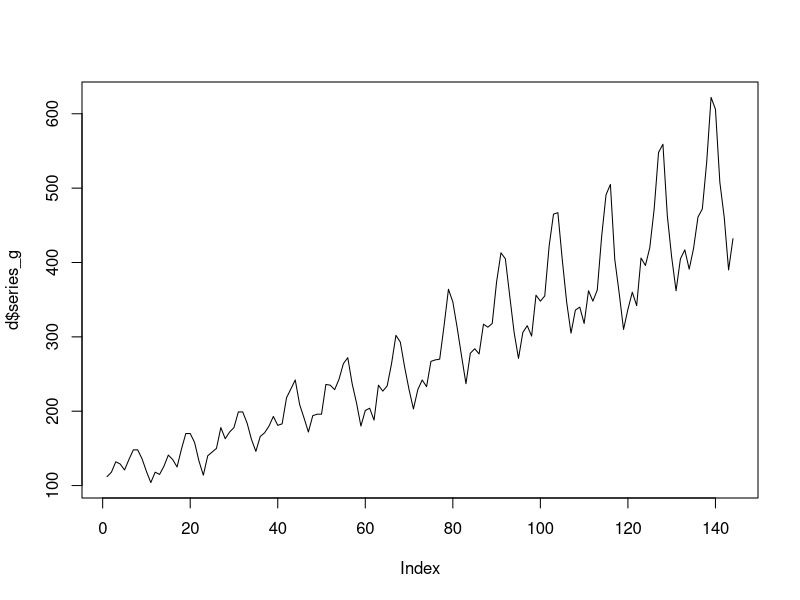
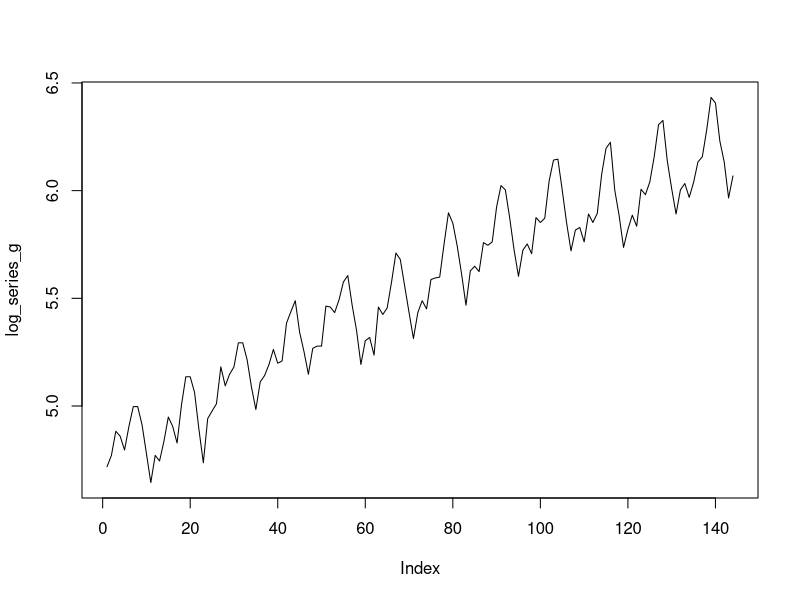
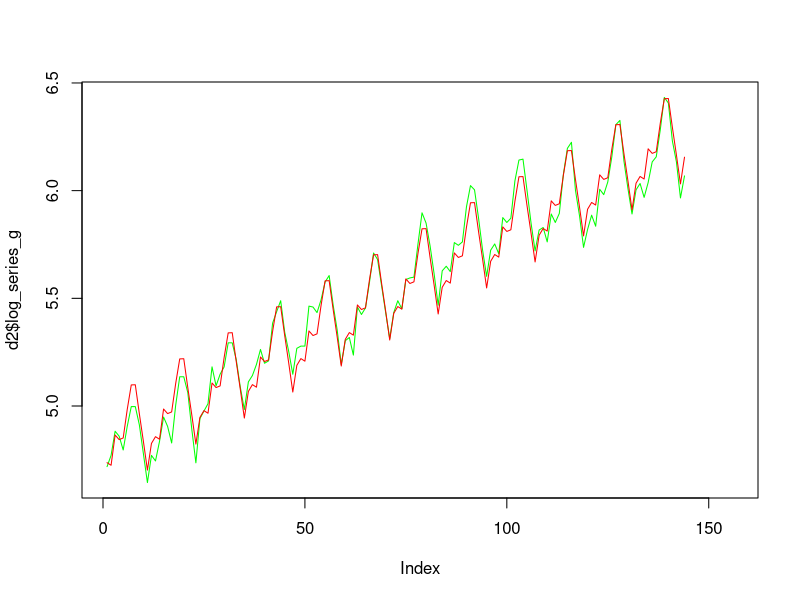
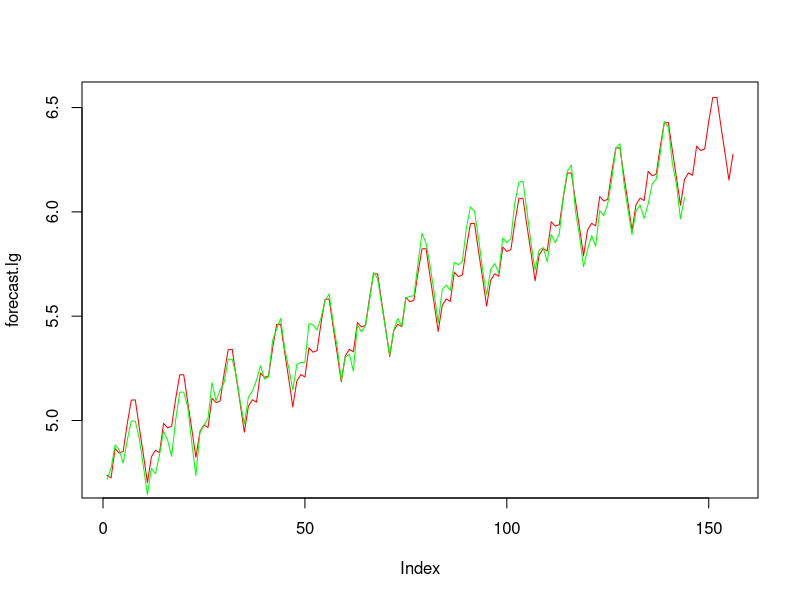
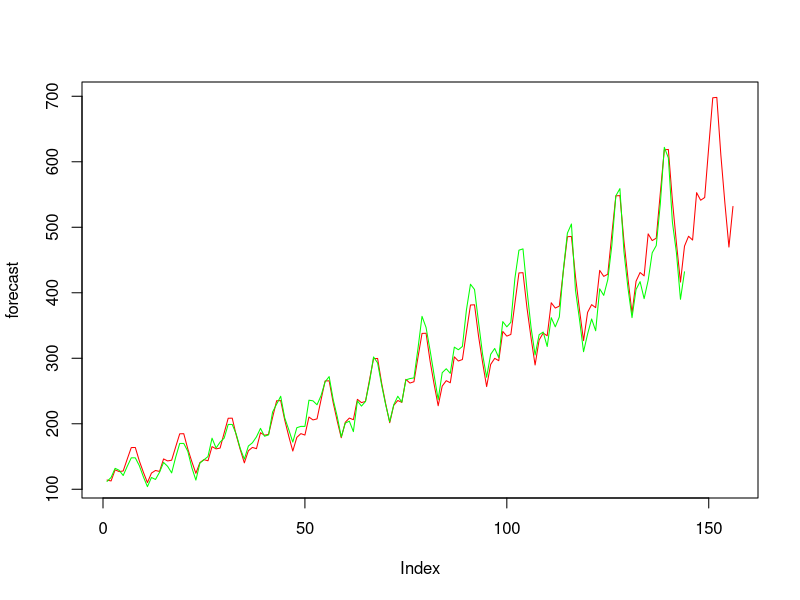
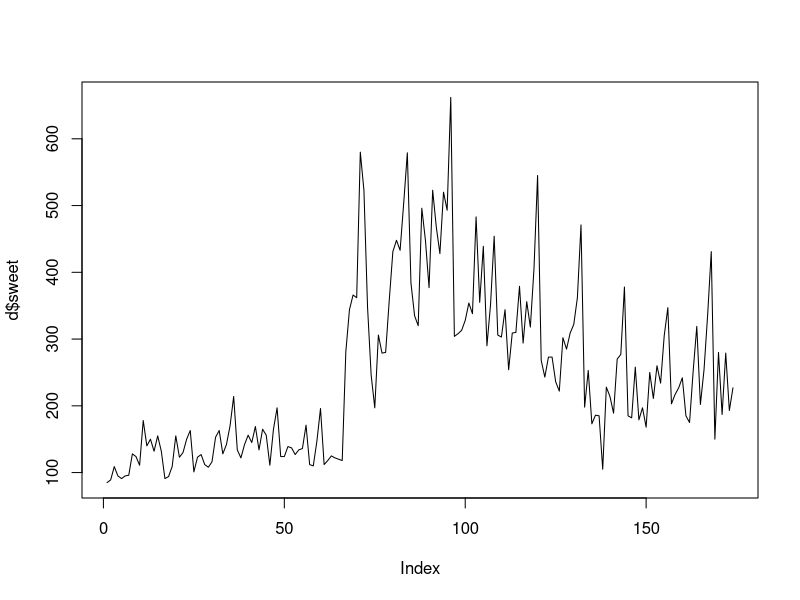

The R source for these figures, in order:
# Линейный регрессионный анализ для прогнозирования рядов с сезонными поправками
# Не гибкий анализ, нуждающийся в большом количестве наблюдений

# Данные об авиаперевозках
d <- read.csv("Datasets/series_g.csv", sep = ";")
head(d)

# Строим график
plot(d$series_g, type = "l")

# Отвечаем на вопросы:
#   Есть ли у ряда тренд?
#     Да. Объемы международных перевозок растут.
#   Можно ли аналитически описать тренд?
#     Возможно это прямая линия.
#   Есть ли сезонность?
#     Есть.
#   Какая эта сезонность? Аддитивная или мультипликативная?
#     Мультипликативная.
#   Меняет ли ряд свой характер?
#     Нет.

# Строим модель
#   Аддитивная
#     y = тренд + сезоннпя поправка + случайные отклонения
#       Отсутствие влияния сезонной поправки проявит себя в том, что сезонная поправка = 0
#   Мультипликативная
#     y = тренд * сезоннпя поправка * случайные отклонения
#       Отсутствие влияния сезонных поправки проявит себя в том, что сезонная поправка = 1

# Так как сезонность мультипликативная, то прологорифмируем ряд
log_series_g <- log(d$series_g)
plot(log_series_g, type = "l")
# Таким образом мы перешли от мультипликативной модели к аддитивной

# Создаем временной ряд с учетом прогнозирования на год
time. <- 1:(144+12)

# Сезонные индикаторы с прогнозированием
month.01 <- rep(c(1,0,0,0,0,0,0,0,0,0,0,0), 12+1)
month.02 <- rep(c(0,1,0,0,0,0,0,0,0,0,0,0), 12+1)
month.03 <- rep(c(0,0,1,0,0,0,0,0,0,0,0,0), 12+1)
month.04 <- rep(c(0,0,0,1,0,0,0,0,0,0,0,0), 12+1)
month.05 <- rep(c(0,0,0,0,1,0,0,0,0,0,0,0), 12+1)
month.06 <- rep(c(0,0,0,0,0,1,0,0,0,0,0,0), 12+1)
month.07 <- rep(c(0,0,0,0,0,0,1,0,0,0,0,0), 12+1)
month.08 <- rep(c(0,0,0,0,0,0,0,1,0,0,0,0), 12+1)
month.09 <- rep(c(0,0,0,0,0,0,0,0,1,0,0,0), 12+1)
month.10 <- rep(c(0,0,0,0,0,0,0,0,0,1,0,0), 12+1)
month.11 <- rep(c(0,0,0,0,0,0,0,0,0,0,1,0), 12+1)
month.12 <- rep(c(0,0,0,0,0,0,0,0,0,0,0,1), 12+1)

# Чтобы уравнять длины всех векторов 
# добавляю к исходным данным пропущенные значения
log_series_g[145:(144+12)] <- NA

# Для удобства работы склеиваю из векторов таблицу данных
d2 <- data.frame(log_series_g, time., month.01, month.02, month.03, 
                       month.04, month.05, month.06, month.07, month.08,
                       month.09, month.10, month.11, month.12)

# Линейная регрессия

# Неправильно, так как не выбран базовый сезон
# Необходимо уйти от линейной колиниарности
# res.01 <- lm(log.ser.g ~ time. + month.01 + month.02 + month.03 + month.04 + 
#             month.05 + month.06 + month.07 + month.08 + month.09 + month.10 + 
#             month.11 + month.12, ser.g.02)

# За базу берем январь, получаем сезонные поправки относительно базового месяца

res.01 <- lm(log_series_g ~ time. + month.02 + month.03 + month.04 +  month.05 + month.06
             + month.07 + month.08 + month.09 + month.10 + month.11 + month.12, d2)

# Просмотр результатов

summary(res.01)
# Call:
#   lm(formula = log_series_g ~ time. + month.02 + month.03 + month.04 + 
#        month.05 + month.06 + month.07 + month.08 + month.09 + month.10 + 
#        month.11 + month.12, data = d2)
# 
# Residuals:
#   Min        1Q    Median        3Q       Max 
# -0.156370 -0.041016  0.003677  0.044069  0.132324 
# 
# Coefficients:
#               Estimate Std. Error t value Pr(>|t|)    
# (Intercept)  4.7267804  0.0188935 250.180  < 2e-16 ***
# time.        0.0100688  0.0001193  84.399  < 2e-16 ***
# month.02    -0.0220548  0.0242109  -0.911  0.36400     Сезонная поправка такая же как и в базовом месяце
# month.03     0.1081723  0.0242118   4.468 1.69e-05 ***
# month.04     0.0769034  0.0242132   3.176  0.00186 ** 
# month.05     0.0745308  0.0242153   3.078  0.00254 ** 
# month.06     0.1966770  0.0242179   8.121 2.98e-13 ***
# month.07     0.3006193  0.0242212  12.411  < 2e-16 ***
# month.08     0.2913245  0.0242250  12.026  < 2e-16 ***
# month.09     0.1466899  0.0242294   6.054 1.39e-08 ***
# month.10     0.0085316  0.0242344   0.352  0.72537     Сезонная поправка такая же как и в базовом месяце
# month.11    -0.1351861  0.0242400  -5.577 1.34e-07 ***
# month.12    -0.0213211  0.0242461  -0.879  0.38082     Сезонная поправка такая же как и в базовом месяце
# ---
#   Signif. codes:  0 ‘***’ 0.001 ‘**’ 0.01 ‘*’ 0.05 ‘.’ 0.1 ‘ ’ 1
# 
# Residual standard error: 0.0593 on 131 degrees of freedom
# (12 observations deleted due to missingness)
# Multiple R-squared:  0.9835,	Adjusted R-squared:  0.982 
# F-statistic: 649.4 on 12 and 131 DF,  p-value: < 2.2e-16

# График. Сравним подгонку и ряд из логарифмов
plot(d2$log_series_g, type="l", col="green")
lines(res.01$fitted.values, col="red")

# Прогнозирование логарифма ряда
forecast.lg = predict.lm(res.01, d2)

plot(forecast.lg, type="l", col="red")
lines(d2$log_series_g, col="green")


forecast <- exp(forecast.lg)

plot(forecast, type="l", col="red")
lines(d$series_g, col="green")





# Потребление вина в Австралии
d <- read.delim("Datasets/wine_Austral.dat")
plot(d$sweet, type = "l")


# Данные о домах
d <- read.table("Datasets/Albuquerque Home Prices.txt", header = T)

names(d)